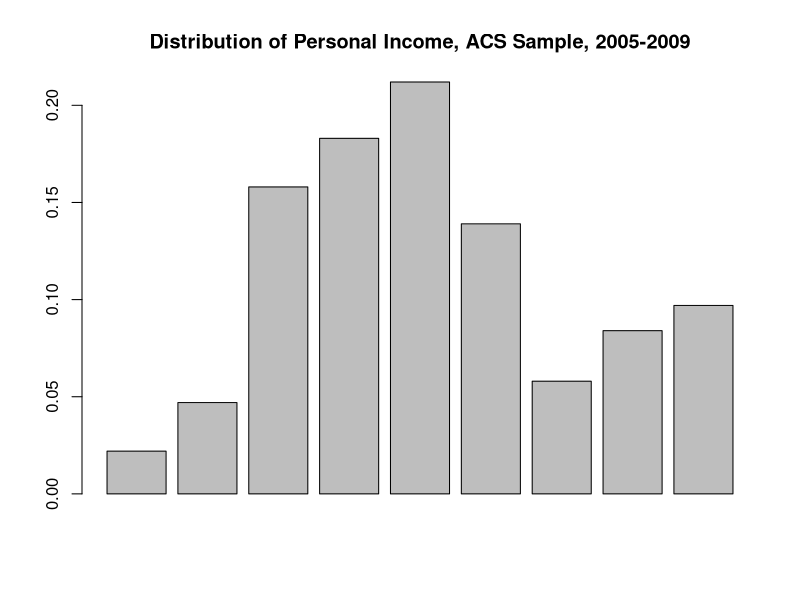

Here is the R script that generated this plot:
## ---- chunk 1
knitr::opts_chunk$set(echo = TRUE)
## ---- chunk 2
# a) 
0
# b) 
1/9
# c) 
1/36
## ---- chunk 3
# a)
round(28/95 * 59/94, 3)
# b)
round(59/95 * 28/94, 3) + round(13/95 * 27/94, 3)
# c) Since replacement, we no longer need to worry about whether the fiction
# book drawn first is hardcover or paperback. 
round(72/95 * 28/95, 3)
# d)
# The law of large numbers helps us here.   When we're sampling without
# replacement we're really only dealing with the different between 94 and 
# 95 total samples.   Thus, the difference between is negligible.  
## ---- chunk 4
# a) 
value <- c(0, 25, 25+35)
probs <- c(.54, .34, .12)
EX <- sum(value * probs)
# the expected value or avg revenue per passenger: 
EX

sigma <- round(sqrt(sum((value-EX)^2 * probs)), 3)
# the standard deviation: 
sigma

# b)
# expected revenue for 120 passengers: 
EX * 120
# expected SD for 120 passengers:
round(sqrt(120*sigma^2), 3)

# We assume this is a discrete random variable, since there are a finite 
# number of seats available on any given flight.   
## ---- chunk 5
Income <- c("$1 to $9,999", "$10,000 to $14,999", "$15,000 to $24,999",
            "$25,000 to $34,999", "$35,000 to $49,999", 
            "$50,000 to $64,999", "$65,000 to $74,999",
            "$75,000 to $99,999", "$100,000 or more")
Total <- c(.022, .047, .158, .183, .212, .139, .058, .084, .097)
df <- data.frame(Income, Total)
df
## ---- chunk 6
barplot(df$Total, main="Distribution of Personal Income, ACS Sample, 2005-2009")
summary(df$Total)

# a)  We can see that this distribution appears to be unimodal 
# with a clear peak around $3.5-4.9k.   It appears to be skewed 
# slightly right. 
# b)  
sum(df$Total[1:5])
# c) Assuming these are independant events:  
round(sum(df$Total[1:5]) * .41, 3)
# d) The data source indicates that .718 of females make < $50k.   Our 
# initial assumption was that salary and gender were independant. 
# There is nearly a 10% difference (.718 - .622) between the observations, 
# so we should rightly conclude that salary and gender are not independant. 
